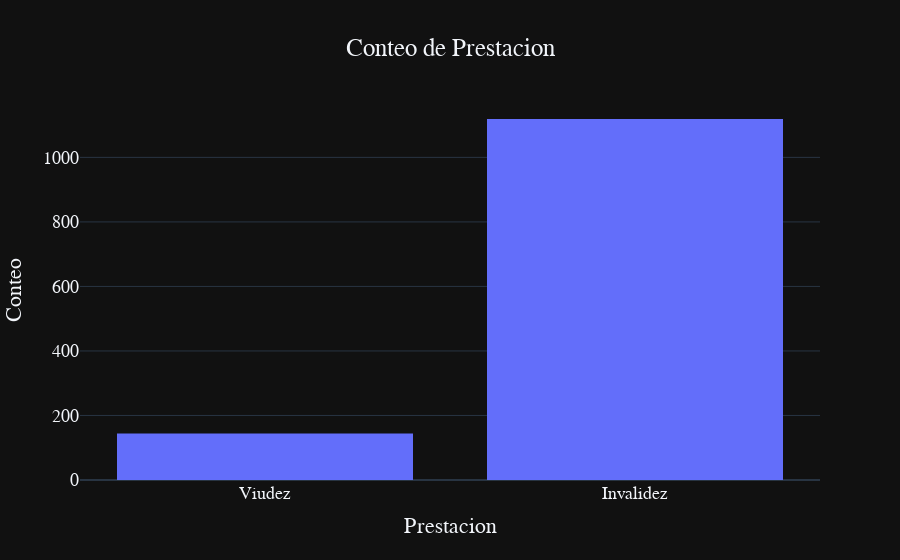
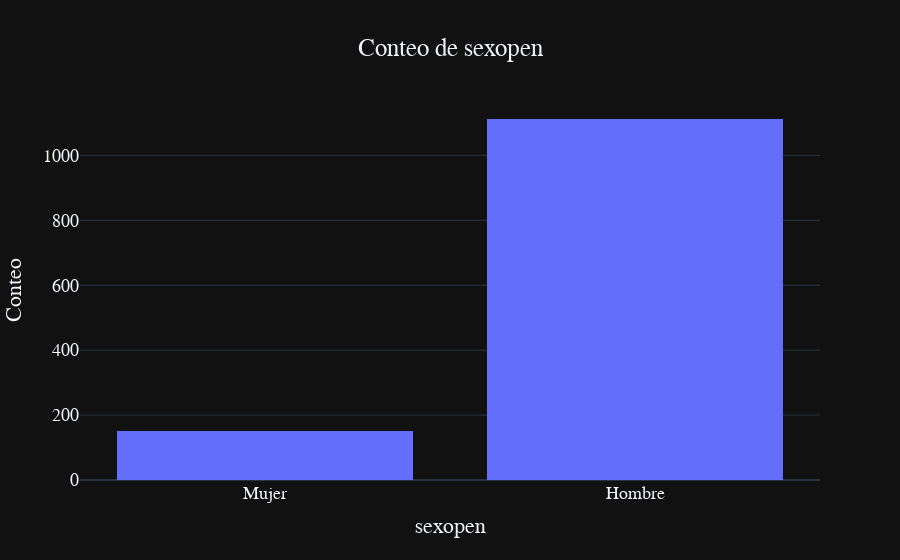
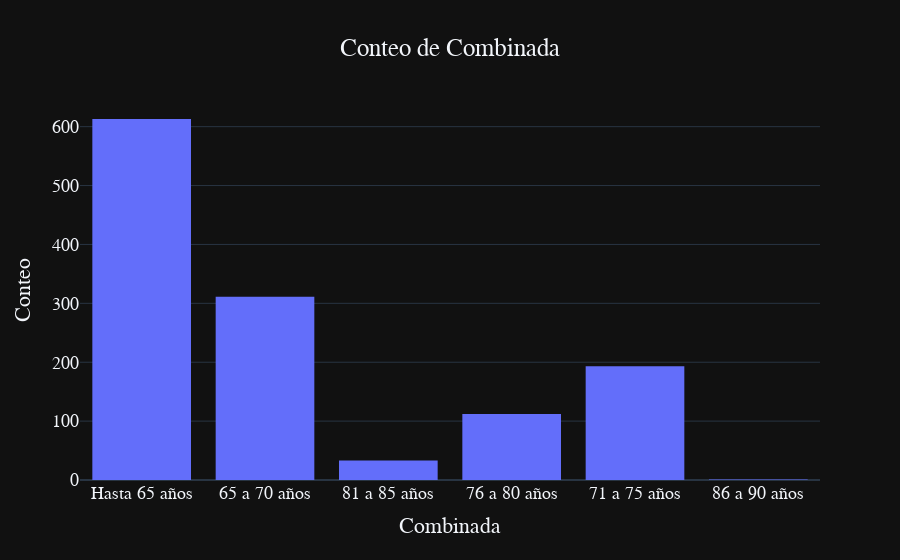
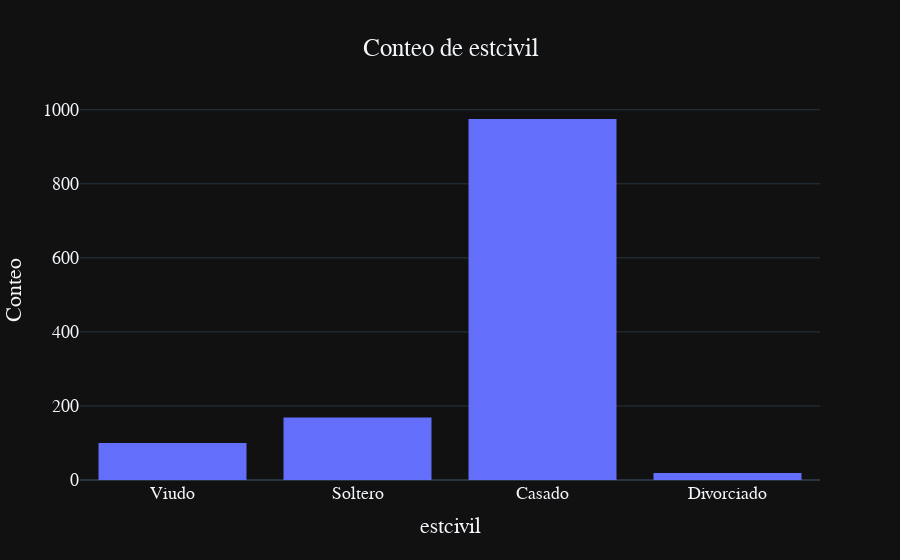

Notebook code cell kept with these figures, in order:
### Code cell
for i in lista:
    fig=px.histogram(df,x=i,title=f'Conteo de {i}',template='plotly_dark')
    fig.update_layout(yaxis_title='Conteo',
        font=dict(
        family="Courier New, monospace",
        size=18,
    ),title={'y':0.9,'x':0.5,'xanchor':'center', 'yanchor':'bottom'})
    fig.show()

### Figure 1 — Plotly figure (JSON) as saved in the notebook; plotly's stock layout.template omitted (floating-point values rounded to 4 significant figures; data arrays with more than 128 entries replaced by an {"elided": "..."} marker saying what was removed)
{"data": [{"alignmentgroup": "True", "bingroup": "x", "hovertemplate": "Prestacion=%{x}<br>count=%{y}<extra></extra>", "legendgroup": "", "marker": {"color": "#636efa", "pattern": {"shape": ""}}, "name": "", "offsetgroup": "", "orientation": "v", "showlegend": false, "type": "histogram", "x": {"elided": "1263 str values"}, "xaxis": "x", "yaxis": "y"}], "layout": {"barmode": "relative", "font": {"family": "Courier New, monospace", "size": 18}, "legend": {"tracegroupgap": 0}, "title": {"text": "Conteo de Prestacion", "x": 0.5, "xanchor": "center", "y": 0.9, "yanchor": "bottom"}, "xaxis": {"anchor": "y", "domain": [0, 1], "title": {"text": "Prestacion"}}, "yaxis": {"anchor": "x", "domain": [0, 1], "title": {"text": "Conteo"}}}}

### Figure 2 — Plotly figure (JSON) as saved in the notebook; plotly's stock layout.template omitted (floating-point values rounded to 4 significant figures; data arrays with more than 128 entries replaced by an {"elided": "..."} marker saying what was removed)
{"data": [{"alignmentgroup": "True", "bingroup": "x", "hovertemplate": "sexopen=%{x}<br>count=%{y}<extra></extra>", "legendgroup": "", "marker": {"color": "#636efa", "pattern": {"shape": ""}}, "name": "", "offsetgroup": "", "orientation": "v", "showlegend": false, "type": "histogram", "x": {"elided": "1263 str values"}, "xaxis": "x", "yaxis": "y"}], "layout": {"barmode": "relative", "font": {"family": "Courier New, monospace", "size": 18}, "legend": {"tracegroupgap": 0}, "title": {"text": "Conteo de sexopen", "x": 0.5, "xanchor": "center", "y": 0.9, "yanchor": "bottom"}, "xaxis": {"anchor": "y", "domain": [0, 1], "title": {"text": "sexopen"}}, "yaxis": {"anchor": "x", "domain": [0, 1], "title": {"text": "Conteo"}}}}

### Figure 3 — Plotly figure (JSON) as saved in the notebook; plotly's stock layout.template omitted (floating-point values rounded to 4 significant figures; data arrays with more than 128 entries replaced by an {"elided": "..."} marker saying what was removed)
{"data": [{"alignmentgroup": "True", "bingroup": "x", "hovertemplate": "Combinada=%{x}<br>count=%{y}<extra></extra>", "legendgroup": "", "marker": {"color": "#636efa", "pattern": {"shape": ""}}, "name": "", "offsetgroup": "", "orientation": "v", "showlegend": false, "type": "histogram", "x": {"elided": "1263 str values"}, "xaxis": "x", "yaxis": "y"}], "layout": {"barmode": "relative", "font": {"family": "Courier New, monospace", "size": 18}, "legend": {"tracegroupgap": 0}, "title": {"text": "Conteo de Combinada", "x": 0.5, "xanchor": "center", "y": 0.9, "yanchor": "bottom"}, "xaxis": {"anchor": "y", "domain": [0, 1], "title": {"text": "Combinada"}}, "yaxis": {"anchor": "x", "domain": [0, 1], "title": {"text": "Conteo"}}}}

### Figure 4 — Plotly figure (JSON) as saved in the notebook; plotly's stock layout.template omitted (floating-point values rounded to 4 significant figures; data arrays with more than 128 entries replaced by an {"elided": "..."} marker saying what was removed)
{"data": [{"alignmentgroup": "True", "bingroup": "x", "hovertemplate": "estcivil=%{x}<br>count=%{y}<extra></extra>", "legendgroup": "", "marker": {"color": "#636efa", "pattern": {"shape": ""}}, "name": "", "offsetgroup": "", "orientation": "v", "showlegend": false, "type": "histogram", "x": {"elided": "1263 str values"}, "xaxis": "x", "yaxis": "y"}], "layout": {"barmode": "relative", "font": {"family": "Courier New, monospace", "size": 18}, "legend": {"tracegroupgap": 0}, "title": {"text": "Conteo de estcivil", "x": 0.5, "xanchor": "center", "y": 0.9, "yanchor": "bottom"}, "xaxis": {"anchor": "y", "domain": [0, 1], "title": {"text": "estcivil"}}, "yaxis": {"anchor": "x", "domain": [0, 1], "title": {"text": "Conteo"}}}}
